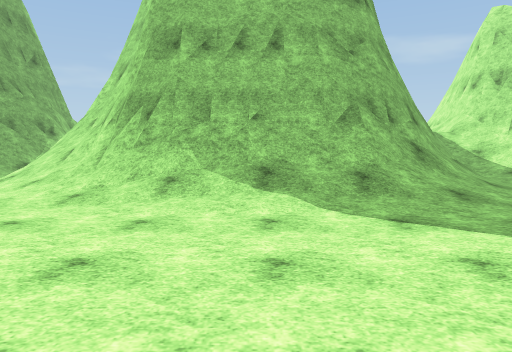
view 1 (above)

16 first-person views from a walk through a 3-D level made in the Unity game engine. The camera is 1.4 m above the floor, tilts 4° down and sees 70° across. The floor is counted in squares, 2 m on a side. Each view is taken from the middle of a square. On the plan, view 1 faces up. The plan holds only what a view shows up to about 11 squares ahead; the rest is blank. The place goes on beyond the plan. Surface patterns are stand-ins for the level's own textures.

view 2
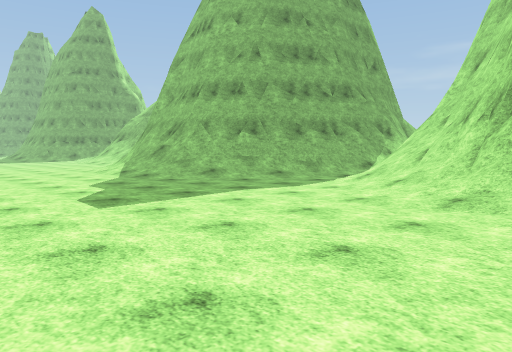

view 3
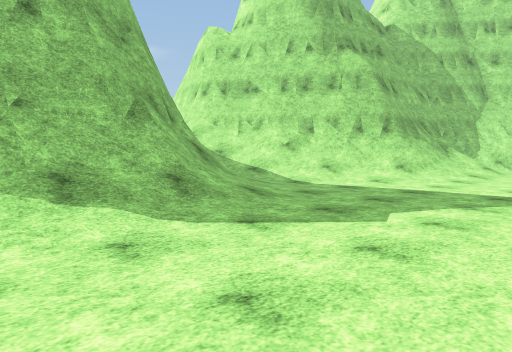

view 4
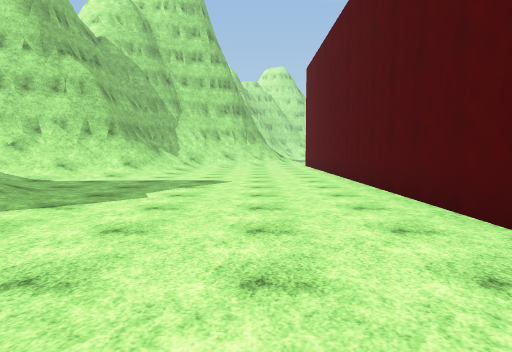

view 5
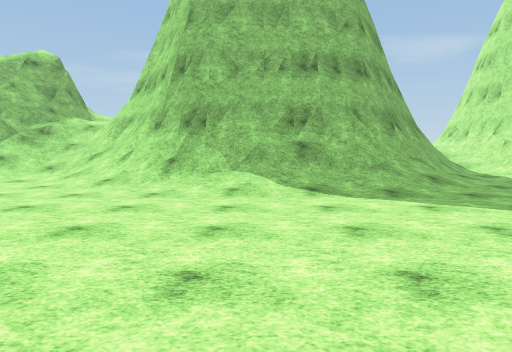

view 6
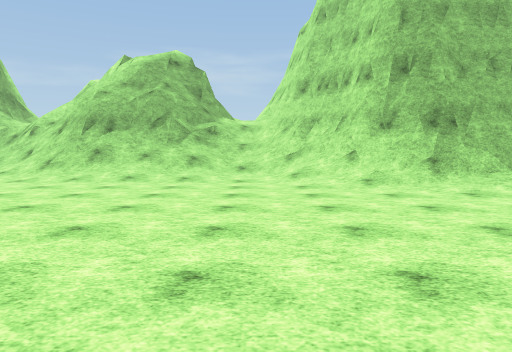

view 7
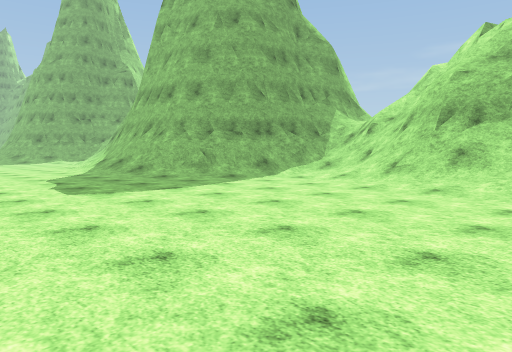

view 8
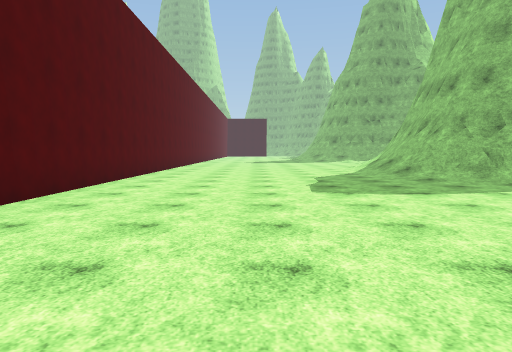

view 9
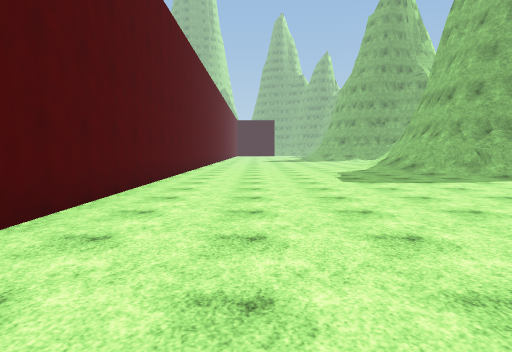

view 10
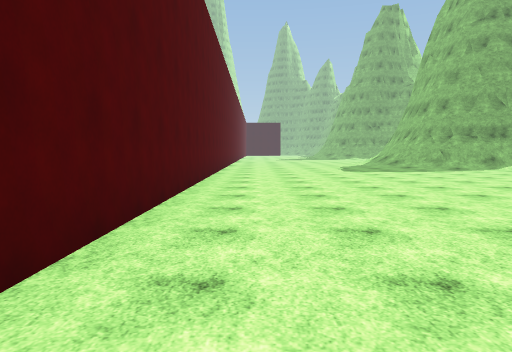

view 11
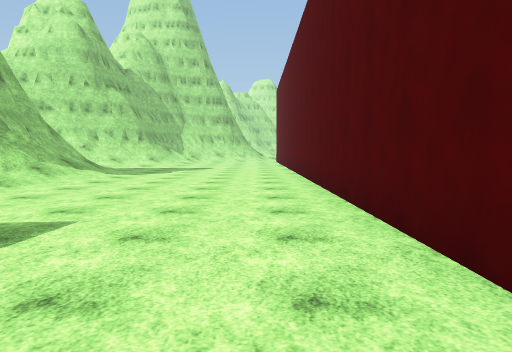

view 12
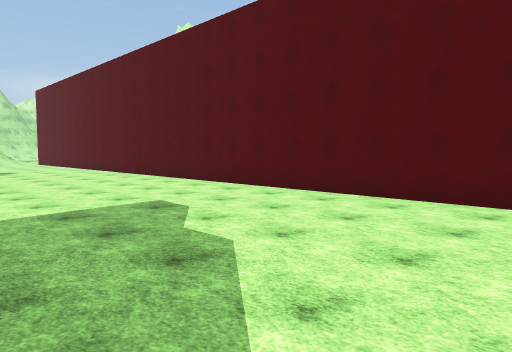

view 13
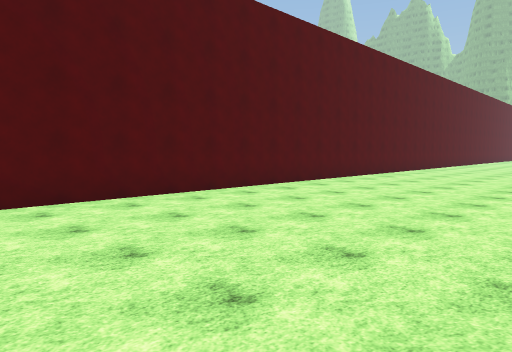

view 14
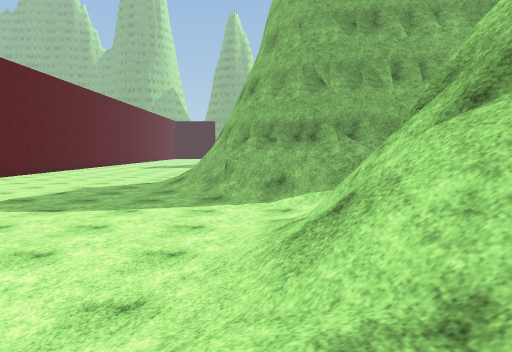

view 15
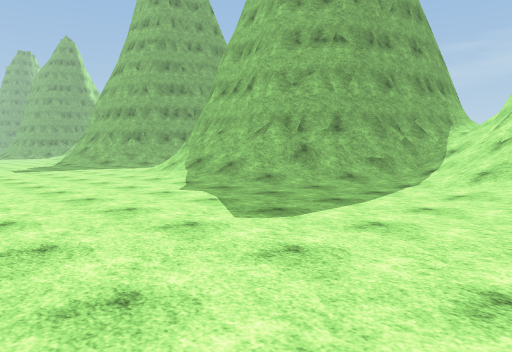

view 16
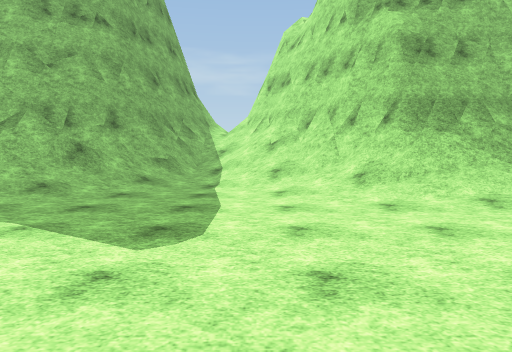

### Floor plan
Key: @ floor where view 1 was taken; # wall or solid block; . floor; / step, stairs or slope; = window, fence, low wall or low ledge.
Columns run from 30 left of view 1 to 8 right of it. Each row starts with its distance up from view 1.
 10    ##//#####//##       #/##       #/#
  9    ##/////////=#      ##//##      #/##
  8   ##/./////////##    ##////#     ##//#
  7 ###//....///..//######//.//##   ##///##
  6 =//............/=####//.../=#####//./=#
  5 /...............//////.....//=////..//#
  4 .............................////....//
  3 .......................................
  2 .......................................
  1 .......................................
  0 ..............................@........
 -1 ................... ...................
 -2 #######################################

Where each view was taken, in squares from view 1:
view 1: 0 up, 0 right, facing up
view 2: 0 up, 1 left, facing up-left
view 3: 1 up, 1 left, facing up-right
view 4: 1 up, 3 left, facing right
view 5: 1 down, 12 left, facing up
view 6: 1 down, 17 left, facing up
view 7: 1 up, 19 left, facing up-left
view 8: 2 up, 19 left, facing left
view 9: 1 up, 17 left, facing left
view 10: 0 up, 13 left, facing left
view 11: 0 up, 9 left, facing right
view 12: 5 up, 11 left, facing down-right
view 13: 5 up, 11 left, facing down-left
view 14: 8 up, 19 left, facing left
view 15: 1 down, 8 right, facing up-left
view 16: 1 down, 6 right, facing up
